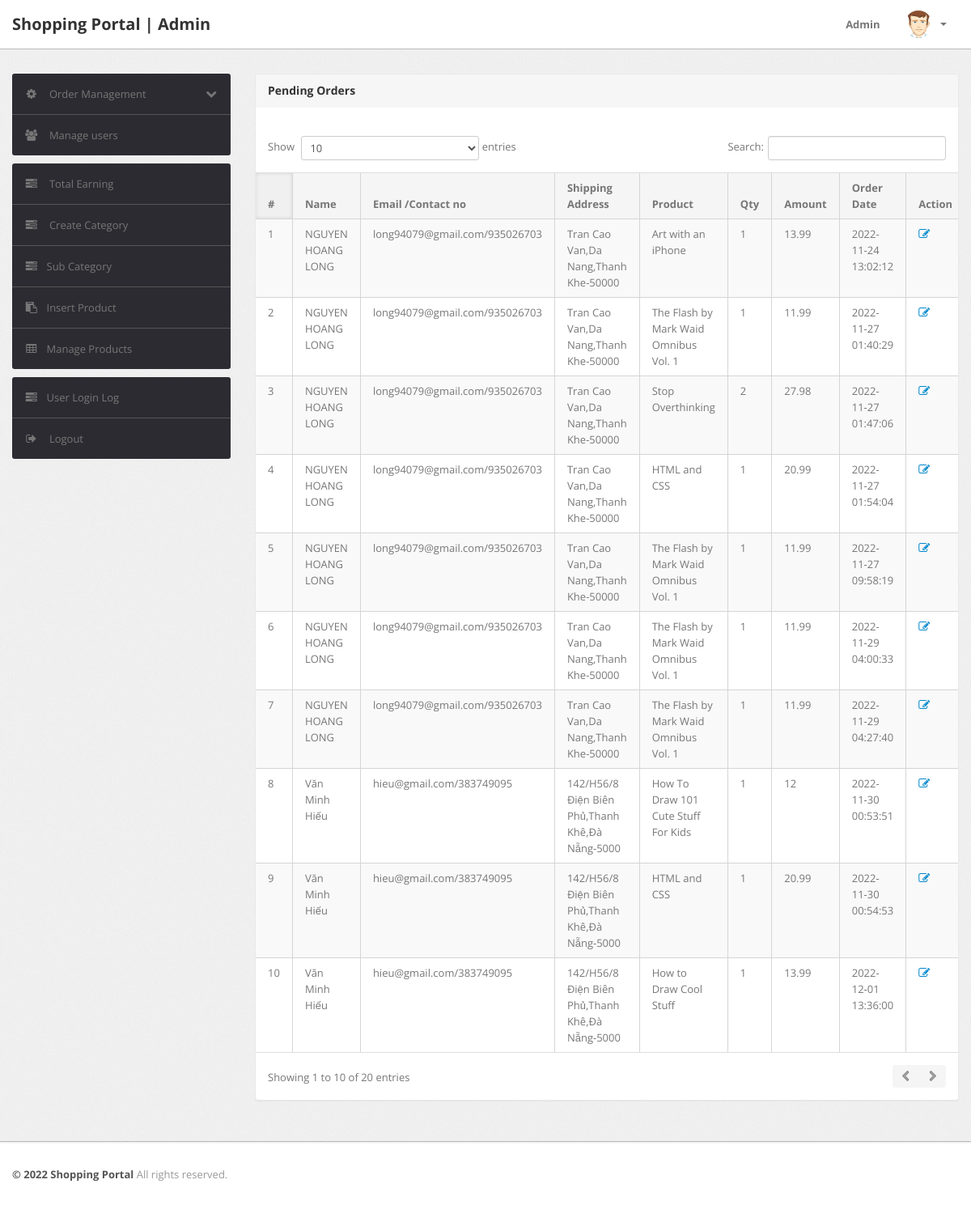
The app's page /admin/delivered-orders.php (signed in) with its own data.
### tables this page shows
CREATE TABLE `orders` (
  `id` int(11) NOT NULL,
  `userId` int(11) DEFAULT NULL,
  `productId` varchar(255) DEFAULT NULL,
  `quantity` int(11) DEFAULT NULL,
  `orderDate` timestamp NOT NULL DEFAULT current_timestamp(),
  `paymentMethod` varchar(50) DEFAULT NULL,
  `orderStatus` varchar(55) DEFAULT NULL
);

CREATE TABLE `users` (
  `id` int(11) NOT NULL,
  `name` varchar(255) DEFAULT NULL,
  `email` varchar(255) DEFAULT NULL,
  `contactno` bigint(11) DEFAULT NULL,
  `password` varchar(255) DEFAULT NULL,
  `shippingAddress` longtext DEFAULT NULL,
  `shippingState` varchar(255) DEFAULT NULL,
  `shippingCity` varchar(255) DEFAULT NULL,
  `shippingPincode` int(11) DEFAULT NULL,
  `billingAddress` longtext DEFAULT NULL,
  `billingState` varchar(255) DEFAULT NULL,
  `billingCity` varchar(255) DEFAULT NULL,
  `billingPincode` int(11) DEFAULT NULL,
  `regDate` timestamp NOT NULL DEFAULT current_timestamp(),
  `updationDate` varchar(255) DEFAULT NULL
);

CREATE TABLE `products` (
  `id` int(11) NOT NULL,
  `category` int(11) NOT NULL,
  `subCategory` int(11) DEFAULT NULL,
  `productName` varchar(255) DEFAULT NULL,
  `productCompany` varchar(255) DEFAULT NULL,
  `productPrice` double(8,2) DEFAULT NULL,
  `productPriceBeforeDiscount` double(8,2) DEFAULT NULL,
  `productDescription` longtext DEFAULT NULL,
  `productImage1` varchar(255) DEFAULT NULL,
  `productImage2` varchar(255) DEFAULT NULL,
  `productImage3` varchar(255) DEFAULT NULL,
  `shippingCharge` int(11) DEFAULT NULL,
  `productAvailability` varchar(255) DEFAULT NULL,
  `postingDate` timestamp NULL DEFAULT current_timestamp(),
  `updationDate` varchar(255) DEFAULT NULL
);

### admin/delivered-orders.php (the view, shortened to what this page needs)
<?php
include('include/config.php');
if(strlen($_SESSION['alogin'])==0)
	{
header('location:index.php');
}
else{
?>
<!DOCTYPE html>
<html lang="en">
<head>
	<link type="text/css" href="bootstrap/css/bootstrap.min.css" rel="stylesheet">
	<link type="text/css" href="bootstrap/css/bootstrap-responsive.min.css" rel="stylesheet">
	<link type="text/css" href="css/theme.css" rel="stylesheet">
	<link type="text/css" href="images/icons/css/font-awesome.css" rel="stylesheet">
</head>
<body>
<?php include('include/header.php');?>
	<div class="wrapper">
		<div class="container">
			<div class="row">
<?php include('include/sidebar.php');?>
			<div class="span9">
					<div class="content">
	<div class="module">
							<div class="module-head">
								<h3>Pending Orders</h3>
							</div>
							<div class="module-body table">
									<br />
								<table cellpadding="0" cellspacing="0" border="0" class="datatable-1 table table-bordered table-striped	 display table-responsive" >
									<thead>
										<tr>
											<th>#</th>
											<th> Name</th>
											<th width="50">Email /Contact no</th>
											<th>Shipping Address</th>
											<th>Product </th>
											<th>Qty </th>
											<th>Amount </th>
											<th>Order Date</th>
											<th>Action</th>
										</tr>
									</thead>
<tbody>
<?php
$st='Delivered';
$query=mysqli_query($con,"select users.name as username,users.email as useremail,users.contactno as usercontact,users.shippingAddress as shippingaddress,users.shippingCity as shippingcity,users.shippingState as shippingstate,users.shippingPincode as shippingpincode,products.productName as productname,products.shippingCharge as shippingcharge,orders.quantity as quantity,orders.orderDate as orderdate,products.productPrice as productprice,orders.id as id  from orders join users on  orders.userId=users.id join products on products.id=orders.productId where orders.orderStatus='$st'");
$cnt=1;
while($row=mysqli_fetch_array($query))
{
?>
										<tr>
											<td><?php echo htmlentities($cnt);?></td>
											<td><?php echo htmlentities($row['username']);?></td>
											<td><?php echo htmlentities($row['useremail']);?>/<?php echo htmlentities($row['usercontact']);?></td>
											<td><?php echo htmlentities($row['shippingaddress'].",".$row['shippingcity'].",".$row['shippingstate']."-".$row['shippingpincode']);?></td>
											<td><?php echo htmlentities($row['productname']);?></td>
											<td><?php echo htmlentities($row['quantity']);?></td>
											<td><?php echo htmlentities($row['quantity']*$row['productprice']+$row['shippingcharge']);?></td>
											<td><?php echo htmlentities($row['orderdate']);?></td>
											<td>    <a href="updateorder.php?oid=<?php echo htmlentities($row['id']);?>" title="Update order" target="_blank"><i class="icon-edit"></i></a>
											</td>
											</tr>
										<?php $cnt=$cnt+1; } ?>
										</tbody>
								</table>
							</div>
						</div>
					</div>
				</div>
			</div>
		</div>
	</div>
<?php include('include/footer.php');?>
</body>
<?php } ?>

### admin/include/header.php (shortened to what this page needs)
<div class="navbar navbar-fixed-top">
		<div class="navbar-inner">
			<div class="container">
			  	<a class="brand" href="index.html">
			  		Shopping Portal | Admin
			  	</a>
				<div class="nav-collapse collapse navbar-inverse-collapse">
					<ul class="nav pull-right">
						<li><a href="#">
							Admin
						</a></li>
						<li class="nav-user dropdown">
							<a href="#" class="dropdown-toggle" data-toggle="dropdown">
								<img src="images/user.png" class="nav-avatar" />
								<b class="caret"></b>
							</a>
						</li>
					</ul>
				</div>
			</div>
		</div>
	</div>

### admin/include/sidebar.php (shortened to what this page needs)
<div class="span3">
	<div class="sidebar">
		<ul class="widget widget-menu unstyled">
			<li>
				<a class="collapsed" data-toggle="collapse" href="#togglePages">
					<i class="menu-icon icon-cog"></i>
					<i class="icon-chevron-down pull-right"></i><i class="icon-chevron-up pull-right"></i>
					Order Management
				</a>
			</li>
			<li>
				<a href="manage-users.php">
					<i class="menu-icon icon-group"></i>
					Manage users
				</a>
			</li>
		</ul>
		<ul class="widget widget-menu unstyled">
			<li><a href="total-earn.php"><i class="menu-icon icon-tasks"></i> Total Earning </a></li>
			<li><a href="category.php"><i class="menu-icon icon-tasks"></i> Create Category </a></li>
			<li><a href="subcategory.php"><i class="menu-icon icon-tasks"></i>Sub Category </a></li>
			<li><a href="insert-product.php"><i class="menu-icon icon-paste"></i>Insert Product </a></li>
			<li><a href="manage-products.php"><i class="menu-icon icon-table"></i>Manage Products </a></li>
		</ul>
		<ul class="widget widget-menu unstyled">
			<li><a href="user-logs.php"><i class="menu-icon icon-tasks"></i>User Login Log </a></li>
			<li>
				<a href="logout.php">
					<i class="menu-icon icon-signout"></i>
					Logout
				</a>
			</li>
		</ul>
	</div>
</div>

### admin/include/footer.php
<div class="footer">
	<div class="container">
		<b class="copyright">&copy; 2022 Shopping Portal </b> All rights reserved.
	</div>
</div>

### records on screen
orders: userId.name "NGUYEN HOANG LONG", userId.email "long94079@gmail.com", userId.contactno "935026703", userId.shippingPincode "Tran Cao Van,Da Nang,Thanh Khe-50000", productId.productName "Art with an iPhone", quantity "1", $row['quantity']*$row['productprice']+$row['shippingcharge'] "13.99", orderDate "2022-11-24 13:02:12"
orders: userId.name "NGUYEN HOANG LONG", userId.email "long94079@gmail.com", userId.contactno "935026703", userId.shippingPincode "Tran Cao Van,Da Nang,Thanh Khe-50000", productId.productName "The Flash by Mark Waid Omnibus Vol. 1", quantity "1", $row['quantity']*$row['productprice']+$row['shippingcharge'] "11.99", orderDate "2022-11-27 01:40:29"
orders: userId.name "NGUYEN HOANG LONG", userId.email "long94079@gmail.com", userId.contactno "935026703", userId.shippingPincode "Tran Cao Van,Da Nang,Thanh Khe-50000", productId.productName "Stop Overthinking", quantity "2", $row['quantity']*$row['productprice']+$row['shippingcharge'] "27.98", orderDate "2022-11-27 01:47:06"
orders: userId.name "NGUYEN HOANG LONG", userId.email "long94079@gmail.com", userId.contactno "935026703", userId.shippingPincode "Tran Cao Van,Da Nang,Thanh Khe-50000", productId.productName "HTML and CSS", quantity "1", $row['quantity']*$row['productprice']+$row['shippingcharge'] "20.99", orderDate "2022-11-27 01:54:04"
orders: userId.name "NGUYEN HOANG LONG", userId.email "long94079@gmail.com", userId.contactno "935026703", userId.shippingPincode "Tran Cao Van,Da Nang,Thanh Khe-50000", productId.productName "The Flash by Mark Waid Omnibus Vol. 1", quantity "1", $row['quantity']*$row['productprice']+$row['shippingcharge'] "11.99", orderDate "2022-11-27 09:58:19"
orders: userId.name "NGUYEN HOANG LONG", userId.email "long94079@gmail.com", userId.contactno "935026703", userId.shippingPincode "Tran Cao Van,Da Nang,Thanh Khe-50000", productId.productName "The Flash by Mark Waid Omnibus Vol. 1", quantity "1", $row['quantity']*$row['productprice']+$row['shippingcharge'] "11.99", orderDate "2022-11-29 04:00:33"
orders: userId.name "NGUYEN HOANG LONG", userId.email "long94079@gmail.com", userId.contactno "935026703", userId.shippingPincode "Tran Cao Van,Da Nang,Thanh Khe-50000", productId.productName "The Flash by Mark Waid Omnibus Vol. 1", quantity "1", $row['quantity']*$row['productprice']+$row['shippingcharge'] "11.99", orderDate "2022-11-29 04:27:40"
orders: userId.name "Văn Minh Hiếu", userId.email "hieu@gmail.com", userId.contactno "383749095", userId.shippingPincode "142/H56/8 Điện Biên Phủ,Thanh Khê,Đà Nẵng-5000", productId.productName "How To Draw 101 Cute Stuff For Kids", quantity "1", $row['quantity']*$row['productprice']+$row['shippingcharge'] "12", orderDate "2022-11-30 00:53:51"
orders: userId.name "Văn Minh Hiếu", userId.email "hieu@gmail.com", userId.contactno "383749095", userId.shippingPincode "142/H56/8 Điện Biên Phủ,Thanh Khê,Đà Nẵng-5000", productId.productName "HTML and CSS", quantity "1", $row['quantity']*$row['productprice']+$row['shippingcharge'] "20.99", orderDate "2022-11-30 00:54:53"
orders: userId.name "Văn Minh Hiếu", userId.email "hieu@gmail.com", userId.contactno "383749095", userId.shippingPincode "142/H56/8 Điện Biên Phủ,Thanh Khê,Đà Nẵng-5000", productId.productName "How to Draw Cool Stuff", quantity "1", $row['quantity']*$row['productprice']+$row['shippingcharge'] "13.99", orderDate "2022-12-01 13:36:00"
